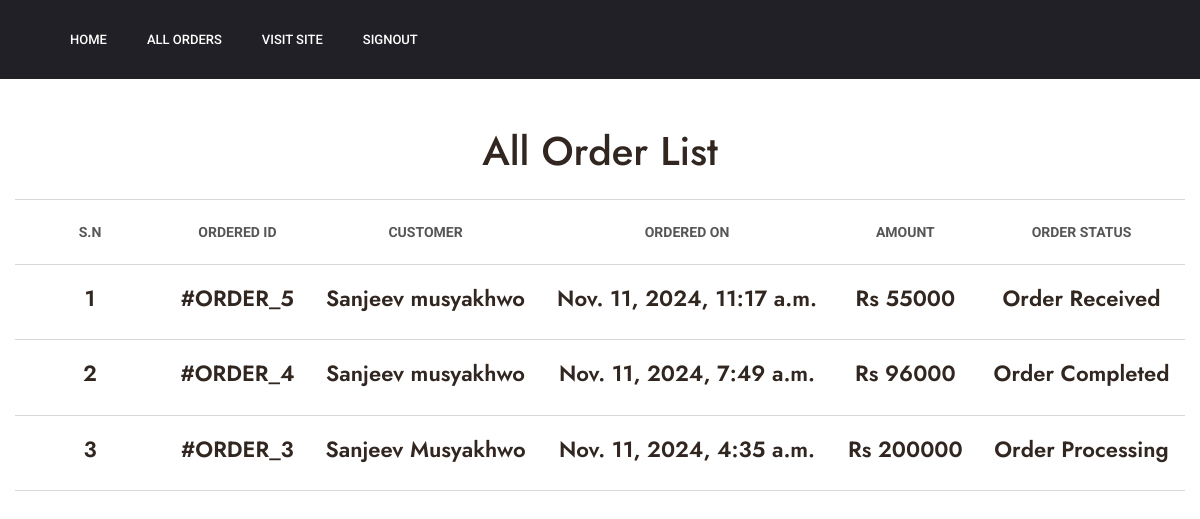
Page /adminallorder/ (signed in) on the earlier database version.
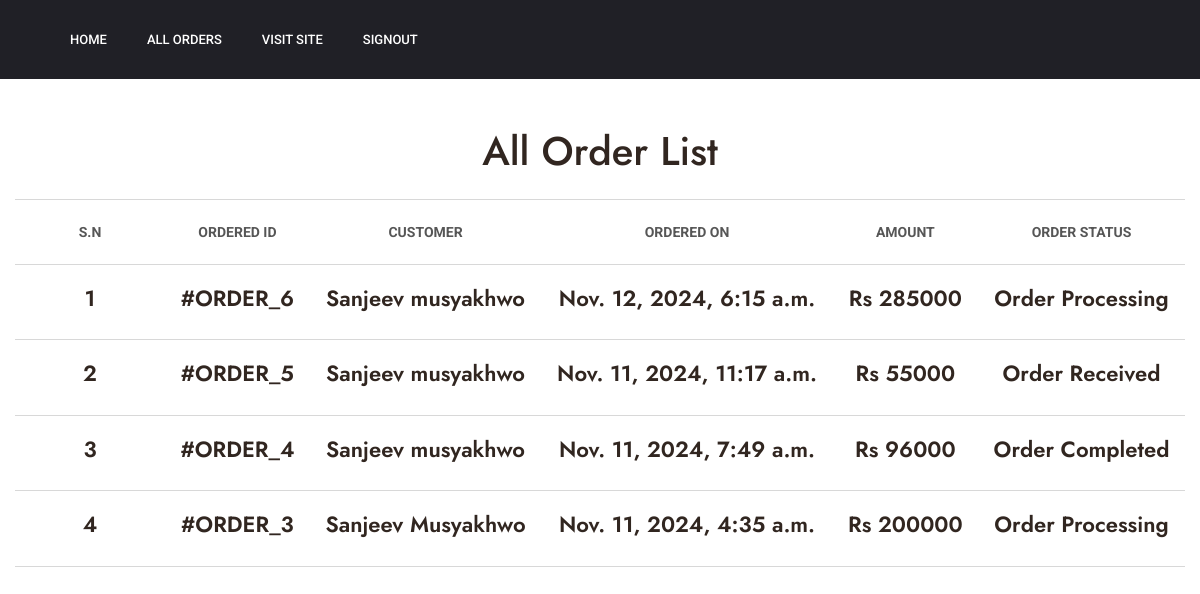
Same page on the later database version.
### app/models.py (models this page shows, shortened)
class Order(models.Model):
  cart = models.OneToOneField(Cart,on_delete=models.CASCADE)
  ordered_by = models.CharField(max_length=200)
  shipping_address = models.CharField(max_length=200)
  mobile = models.CharField(max_length=10)
  email = models.EmailField(null= True,blank=True)
  subtotal = models.PositiveIntegerField()
  discount = models.PositiveIntegerField()
  total = models.PositiveIntegerField()
  order_status = models.CharField(max_length=50, choices=ORDER_STATUS)
  created_at = models.DateTimeField(auto_now_add=True)

### app/views.py (the view)
# urls.py: path('adminallorder/', views.AdminAllOrder.as_view(), name='adminallorder'),
class AdminAllOrder(AdminRequiredMixin,ListView):
    template_name = 'AdminPanel/allorderlist.html'
    queryset = Order.objects.all().order_by('-id')
    context_object_name = 'order_obj'

### app/views.py (called while the page is built)
    def dispatch(self, request, *args, **kwargs):
        if request.user.is_authenticated and Admin.objects.filter(user=request.user).exists():
            pass
        else:
            return redirect('/admin_login/')
        return super().dispatch(request, *args, **kwargs)

### templates/AdminPanel/allorderlist.html (shortened to what this page needs)
{% extends "AdminPanel/adminbase.html" %}
{% load humanize %}
{% block content %}
<div class="container">
    <h1 class="text-center mt-5">All Order List</h1>
  <div class="row mt-4">
      <div class="col-12">
          <div class="cart-wrapper">
              <div class="table-responsive">
                  <table class="table mb-0">
                      <thead>
                          <tr>
                              <th class="product-thumbnail">S.N</th>
                              <th class="product-subtotal">Ordered ID</th>
                              <th class="product-name">Customer</th>
                              <th class="product-price">Ordered On</th>
                              <th class="product-quantity">Amount</th>
                              <th class="product-quantity">Order Status</th>
                          </tr>
                      </thead>
                      <tbody>
                              {% for order in order_obj %}
                                  <tr>
                                      <td class="product-title">
                                          <h4>
                                              {{ forloop.counter }}
                                          </h4>
                                      </td>
                                      <td class="product-title">
                                        <h4>
                                            <a href="{% url 'app:adminorderdetail' order.id %}">#ORDER_{{ order.id }}</a>
                                        </h4>
                                    </td>
                                    <td class="product-title">
                                      <h4>
                                          {{ order.ordered_by }}
                                      </h4>
                                  </td>
                                  <td class="product-title">
                                    <h4>
                                        {{ order.created_at }}
                                    </h4>
                                </td>
                                <td class="product-price">
                                  <h4>
                                      Rs {{ order.total }}
                                  </h4>
                              </td>
                                <td class="product-title">
                                  <h4>
                                    {{ order.order_status }}
                                  </h4>
                              </td>
                              {% endfor %}
                      </tbody>
                  </table>
              </div>
          </div>
      </div>
  </div>
</div>
{% endblock content %}

Differences in the rows shown:
added Order: id "6", ordered_by "Sanjeev musyakhwo", created_at "Nov. 12, 2024, 6:15 a.m.", total "285000", order_status "Order Processing"
